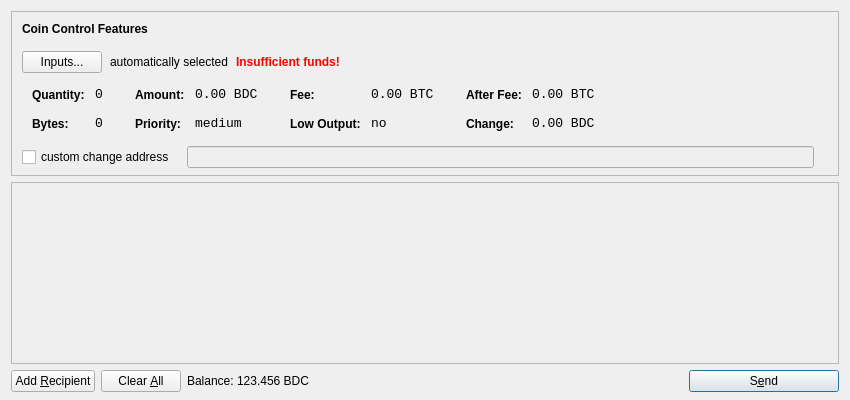
<?xml version="1.0" encoding="UTF-8"?>
<ui version="4.0">
 <class>SendCoinsDialog</class>
 <widget class="QDialog" name="SendCoinsDialog">
  <property name="geometry">
   <rect>
    <x>0</x>
    <y>0</y>
    <width>850</width>
    <height>400</height>
   </rect>
  </property>
  <property name="windowTitle">
   <string>Send Coins</string>
  </property>
  <layout class="QVBoxLayout" name="verticalLayout" stretch="0,1,0">
   <property name="bottomMargin">
    <number>8</number>
   </property>
   <item>
    <widget class="QFrame" name="frameCoinControl">
     <property name="sizePolicy">
      <sizepolicy hsizetype="Expanding" vsizetype="Expanding">
       <horstretch>0</horstretch>
       <verstretch>0</verstretch>
      </sizepolicy>
     </property>
     <property name="maximumSize">
      <size>
       <width>16777215</width>
       <height>16777215</height>
      </size>
     </property>
     <property name="frameShape">
      <enum>QFrame::StyledPanel</enum>
     </property>
     <property name="frameShadow">
      <enum>QFrame::Sunken</enum>
     </property>
     <layout class="QVBoxLayout" name="verticalLayoutCoinControl2">
      <property name="spacing">
       <number>-1</number>
      </property>
      <property name="leftMargin">
       <number>0</number>
      </property>
      <property name="topMargin">
       <number>0</number>
      </property>
      <property name="rightMargin">
       <number>0</number>
      </property>
      <property name="bottomMargin">
       <number>6</number>
      </property>
      <item>
       <layout class="QVBoxLayout" name="verticalLayoutCoinControl" stretch="0,0,0,0,1">
        <property name="spacing">
         <number>0</number>
        </property>
        <property name="leftMargin">
         <number>10</number>
        </property>
        <property name="topMargin">
         <number>10</number>
        </property>
        <item>
         <layout class="QHBoxLayout" name="horizontalLayoutCoinControl1">
          <property name="bottomMargin">
           <number>15</number>
          </property>
          <item>
           <widget class="QLabel" name="labelCoinControlFeatures">
            <property name="sizePolicy">
             <sizepolicy hsizetype="Preferred" vsizetype="Maximum">
              <horstretch>0</horstretch>
              <verstretch>0</verstretch>
             </sizepolicy>
            </property>
            <property name="font">
             <font>
              <weight>75</weight>
              <bold>true</bold>
             </font>
            </property>
            <property name="styleSheet">
             <string notr="true">font-weight:bold;</string>
            </property>
            <property name="text">
             <string>Coin Control Features</string>
            </property>
           </widget>
          </item>
         </layout>
        </item>
        <item>
         <layout class="QHBoxLayout" name="horizontalLayoutCoinControl2" stretch="0,0,0,0">
          <property name="spacing">
           <number>8</number>
          </property>
          <property name="bottomMargin">
           <number>10</number>
          </property>
          <item>
           <widget class="QPushButton" name="pushButtonCoinControl">
            <property name="styleSheet">
             <string notr="true"/>
            </property>
            <property name="text">
             <string>Inputs...</string>
            </property>
           </widget>
          </item>
          <item>
           <widget class="QLabel" name="labelCoinControlAutomaticallySelected">
            <property name="text">
             <string>automatically selected</string>
            </property>
            <property name="margin">
             <number>5</number>
            </property>
           </widget>
          </item>
          <item>
           <widget class="QLabel" name="labelCoinControlInsuffFunds">
            <property name="font">
             <font>
              <weight>75</weight>
              <bold>true</bold>
             </font>
            </property>
            <property name="styleSheet">
             <string notr="true">color:red;font-weight:bold;</string>
            </property>
            <property name="text">
             <string>Insufficient funds!</string>
            </property>
            <property name="margin">
             <number>5</number>
            </property>
           </widget>
          </item>
          <item>
           <spacer name="horizontalSpacerCoinControl">
            <property name="orientation">
             <enum>Qt::Horizontal</enum>
            </property>
            <property name="sizeHint" stdset="0">
             <size>
              <width>40</width>
              <height>1</height>
             </size>
            </property>
           </spacer>
          </item>
         </layout>
        </item>
        <item>
         <widget class="QWidget" name="widgetCoinControl" native="true">
          <property name="sizePolicy">
           <sizepolicy hsizetype="Preferred" vsizetype="Preferred">
            <horstretch>0</horstretch>
            <verstretch>0</verstretch>
           </sizepolicy>
          </property>
          <property name="minimumSize">
           <size>
            <width>0</width>
            <height>0</height>
           </size>
          </property>
          <property name="styleSheet">
           <string notr="true"/>
          </property>
          <layout class="QHBoxLayout" name="horizontalLayoutCoinControl5">
           <property name="margin">
            <number>0</number>
           </property>
           <item>
            <layout class="QHBoxLayout" name="horizontalLayoutCoinControl3" stretch="0,0,0,1">
             <property name="spacing">
              <number>20</number>
             </property>
             <property name="topMargin">
              <number>0</number>
             </property>
             <property name="bottomMargin">
              <number>10</number>
             </property>
             <item>
              <layout class="QFormLayout" name="formLayoutCoinControl1">
               <property name="horizontalSpacing">
                <number>10</number>
               </property>
               <property name="verticalSpacing">
                <number>14</number>
               </property>
               <property name="leftMargin">
                <number>10</number>
               </property>
               <property name="topMargin">
                <number>4</number>
               </property>
               <property name="rightMargin">
                <number>6</number>
               </property>
               <item row="0" column="0">
                <widget class="QLabel" name="labelCoinControlQuantityText">
                 <property name="styleSheet">
                  <string notr="true">font-weight:bold;</string>
                 </property>
                 <property name="text">
                  <string>Quantity:</string>
                 </property>
                 <property name="margin">
                  <number>0</number>
                 </property>
                </widget>
               </item>
               <item row="0" column="1">
                <widget class="QLabel" name="labelCoinControlQuantity">
                 <property name="font">
                  <font>
                   <family>Monospace</family>
                   <pointsize>10</pointsize>
                  </font>
                 </property>
                 <property name="cursor">
                  <cursorShape>IBeamCursor</cursorShape>
                 </property>
                 <property name="contextMenuPolicy">
                  <enum>Qt::ActionsContextMenu</enum>
                 </property>
                 <property name="text">
                  <string notr="true">0</string>
                 </property>
                 <property name="margin">
                  <number>0</number>
                 </property>
                 <property name="textInteractionFlags">
                  <set>Qt::LinksAccessibleByMouse|Qt::TextSelectableByKeyboard|Qt::TextSelectableByMouse</set>
                 </property>
                </widget>
               </item>
               <item row="1" column="0">
                <widget class="QLabel" name="labelCoinControlBytesText">
                 <property name="styleSheet">
                  <string notr="true">font-weight:bold;</string>
                 </property>
                 <property name="text">
                  <string>Bytes:</string>
                 </property>
                </widget>
               </item>
               <item row="1" column="1">
                <widget class="QLabel" name="labelCoinControlBytes">
                 <property name="font">
                  <font>
                   <family>Monospace</family>
                   <pointsize>10</pointsize>
                  </font>
                 </property>
                 <property name="cursor">
                  <cursorShape>IBeamCursor</cursorShape>
                 </property>
                 <property name="contextMenuPolicy">
                  <enum>Qt::ActionsContextMenu</enum>
                 </property>
                 <property name="text">
                  <string notr="true">0</string>
                 </property>
                 <property name="textInteractionFlags">
                  <set>Qt::LinksAccessibleByMouse|Qt::TextSelectableByKeyboard|Qt::TextSelectableByMouse</set>
                 </property>
                </widget>
               </item>
              </layout>
             </item>
             <item>
              <layout class="QFormLayout" name="formLayoutCoinControl2">
               <property name="horizontalSpacing">
                <number>10</number>
               </property>
               <property name="verticalSpacing">
                <number>14</number>
               </property>
               <property name="leftMargin">
                <number>6</number>
               </property>
               <property name="topMargin">
                <number>4</number>
               </property>
               <property name="rightMargin">
                <number>6</number>
               </property>
               <item row="0" column="0">
                <widget class="QLabel" name="labelCoinControlAmountText">
                 <property name="styleSheet">
                  <string notr="true">font-weight:bold;</string>
                 </property>
                 <property name="text">
                  <string>Amount:</string>
                 </property>
                 <property name="margin">
                  <number>0</number>
                 </property>
                </widget>
               </item>
               <item row="0" column="1">
                <widget class="QLabel" name="labelCoinControlAmount">
                 <property name="font">
                  <font>
                   <family>Monospace</family>
                   <pointsize>10</pointsize>
                  </font>
                 </property>
                 <property name="cursor">
                  <cursorShape>IBeamCursor</cursorShape>
                 </property>
                 <property name="contextMenuPolicy">
                  <enum>Qt::ActionsContextMenu</enum>
                 </property>
                 <property name="text">
                  <string notr="true">0.00 BDC</string>
                 </property>
                 <property name="textInteractionFlags">
                  <set>Qt::LinksAccessibleByMouse|Qt::TextSelectableByKeyboard|Qt::TextSelectableByMouse</set>
                 </property>
                </widget>
               </item>
               <item row="1" column="0">
                <widget class="QLabel" name="labelCoinControlPriorityText">
                 <property name="styleSheet">
                  <string notr="true">font-weight:bold;</string>
                 </property>
                 <property name="text">
                  <string>Priority:</string>
                 </property>
                </widget>
               </item>
               <item row="1" column="1">
                <widget class="QLabel" name="labelCoinControlPriority">
                 <property name="font">
                  <font>
                   <family>Monospace</family>
                   <pointsize>10</pointsize>
                  </font>
                 </property>
                 <property name="cursor">
                  <cursorShape>IBeamCursor</cursorShape>
                 </property>
                 <property name="contextMenuPolicy">
                  <enum>Qt::ActionsContextMenu</enum>
                 </property>
                 <property name="text">
                  <string>medium</string>
                 </property>
                 <property name="textInteractionFlags">
                  <set>Qt::LinksAccessibleByMouse|Qt::TextSelectableByKeyboard|Qt::TextSelectableByMouse</set>
                 </property>
                </widget>
               </item>
              </layout>
             </item>
             <item>
              <layout class="QFormLayout" name="formLayoutCoinControl3">
               <property name="horizontalSpacing">
                <number>10</number>
               </property>
               <property name="verticalSpacing">
                <number>14</number>
               </property>
               <property name="leftMargin">
                <number>6</number>
               </property>
               <property name="topMargin">
                <number>4</number>
               </property>
               <property name="rightMargin">
                <number>6</number>
               </property>
               <item row="0" column="0">
                <widget class="QLabel" name="labelCoinControlFeeText">
                 <property name="styleSheet">
                  <string notr="true">font-weight:bold;</string>
                 </property>
                 <property name="text">
                  <string>Fee:</string>
                 </property>
                 <property name="margin">
                  <number>0</number>
                 </property>
                </widget>
               </item>
               <item row="0" column="1">
                <widget class="QLabel" name="labelCoinControlFee">
                 <property name="font">
                  <font>
                   <family>Monospace</family>
                   <pointsize>10</pointsize>
                  </font>
                 </property>
                 <property name="cursor">
                  <cursorShape>IBeamCursor</cursorShape>
                 </property>
                 <property name="contextMenuPolicy">
                  <enum>Qt::ActionsContextMenu</enum>
                 </property>
                 <property name="text">
                  <string notr="true">0.00 BTC</string>
                 </property>
                 <property name="textInteractionFlags">
                  <set>Qt::LinksAccessibleByMouse|Qt::TextSelectableByKeyboard|Qt::TextSelectableByMouse</set>
                 </property>
                </widget>
               </item>
               <item row="1" column="0">
                <widget class="QLabel" name="labelCoinControlLowOutputText">
                 <property name="styleSheet">
                  <string notr="true">font-weight:bold;</string>
                 </property>
                 <property name="text">
                  <string>Low Output:</string>
                 </property>
                </widget>
               </item>
               <item row="1" column="1">
                <widget class="QLabel" name="labelCoinControlLowOutput">
                 <property name="font">
                  <font>
                   <family>Monospace</family>
                   <pointsize>10</pointsize>
                  </font>
                 </property>
                 <property name="cursor">
                  <cursorShape>IBeamCursor</cursorShape>
                 </property>
                 <property name="contextMenuPolicy">
                  <enum>Qt::ActionsContextMenu</enum>
                 </property>
                 <property name="text">
                  <string>no</string>
                 </property>
                 <property name="textInteractionFlags">
                  <set>Qt::LinksAccessibleByMouse|Qt::TextSelectableByKeyboard|Qt::TextSelectableByMouse</set>
                 </property>
                </widget>
               </item>
              </layout>
             </item>
             <item>
              <layout class="QFormLayout" name="formLayoutCoinControl4">
               <property name="horizontalSpacing">
                <number>10</number>
               </property>
               <property name="verticalSpacing">
                <number>14</number>
               </property>
               <property name="leftMargin">
                <number>6</number>
               </property>
               <property name="topMargin">
                <number>4</number>
               </property>
               <property name="rightMargin">
                <number>6</number>
               </property>
               <item row="0" column="0">
                <widget class="QLabel" name="labelCoinControlAfterFeeText">
                 <property name="styleSheet">
                  <string notr="true">font-weight:bold;</string>
                 </property>
                 <property name="text">
                  <string>After Fee:</string>
                 </property>
                 <property name="margin">
                  <number>0</number>
                 </property>
                </widget>
               </item>
               <item row="0" column="1">
                <widget class="QLabel" name="labelCoinControlAfterFee">
                 <property name="font">
                  <font>
                   <family>Monospace</family>
                   <pointsize>10</pointsize>
                  </font>
                 </property>
                 <property name="cursor">
                  <cursorShape>IBeamCursor</cursorShape>
                 </property>
                 <property name="contextMenuPolicy">
                  <enum>Qt::ActionsContextMenu</enum>
                 </property>
                 <property name="text">
                  <string notr="true">0.00 BTC</string>
                 </property>
                 <property name="textInteractionFlags">
                  <set>Qt::LinksAccessibleByMouse|Qt::TextSelectableByKeyboard|Qt::TextSelectableByMouse</set>
                 </property>
                </widget>
               </item>
               <item row="1" column="0">
                <widget class="QLabel" name="labelCoinControlChangeText">
                 <property name="styleSheet">
                  <string notr="true">font-weight:bold;</string>
                 </property>
                 <property name="text">
                  <string>Change:</string>
                 </property>
                </widget>
               </item>
               <item row="1" column="1">
                <widget class="QLabel" name="labelCoinControlChange">
                 <property name="font">
                  <font>
                   <family>Monospace</family>
                   <pointsize>10</pointsize>
                  </font>
                 </property>
                 <property name="cursor">
                  <cursorShape>IBeamCursor</cursorShape>
                 </property>
                 <property name="contextMenuPolicy">
                  <enum>Qt::ActionsContextMenu</enum>
                 </property>
                 <property name="text">
                  <string notr="true">0.00 BDC</string>
                 </property>
                 <property name="textInteractionFlags">
                  <set>Qt::LinksAccessibleByMouse|Qt::TextSelectableByKeyboard|Qt::TextSelectableByMouse</set>
                 </property>
                </widget>
               </item>
              </layout>
             </item>
            </layout>
           </item>
          </layout>
         </widget>
        </item>
        <item>
         <layout class="QHBoxLayout" name="horizontalLayoutCoinControl4" stretch="0,0,0">
          <property name="spacing">
           <number>12</number>
          </property>
          <property name="sizeConstraint">
           <enum>QLayout::SetDefaultConstraint</enum>
          </property>
          <property name="topMargin">
           <number>5</number>
          </property>
          <property name="rightMargin">
           <number>5</number>
          </property>
          <item>
           <widget class="QCheckBox" name="checkBoxCoinControlChange">
            <property name="text">
             <string>custom change address</string>
            </property>
           </widget>
          </item>
          <item>
           <widget class="QLineEdit" name="lineEditCoinControlChange">
            <property name="enabled">
             <bool>false</bool>
            </property>
            <property name="sizePolicy">
             <sizepolicy hsizetype="Expanding" vsizetype="Fixed">
              <horstretch>0</horstretch>
              <verstretch>0</verstretch>
             </sizepolicy>
            </property>
           </widget>
          </item>
          <item>
           <widget class="QLabel" name="labelCoinControlChangeLabel">
            <property name="sizePolicy">
             <sizepolicy hsizetype="Preferred" vsizetype="Expanding">
              <horstretch>0</horstretch>
              <verstretch>0</verstretch>
             </sizepolicy>
            </property>
            <property name="minimumSize">
             <size>
              <width>0</width>
              <height>0</height>
             </size>
            </property>
            <property name="text">
             <string/>
            </property>
            <property name="margin">
             <number>3</number>
            </property>
           </widget>
          </item>
         </layout>
        </item>
        <item>
         <spacer name="verticalSpacerCoinControl">
          <property name="orientation">
           <enum>Qt::Vertical</enum>
          </property>
          <property name="sizeHint" stdset="0">
           <size>
            <width>800</width>
            <height>1</height>
           </size>
          </property>
         </spacer>
        </item>
       </layout>
      </item>
     </layout>
    </widget>
   </item>
   <item>
    <widget class="QScrollArea" name="scrollArea">
     <property name="widgetResizable">
      <bool>true</bool>
     </property>
     <widget class="QWidget" name="scrollAreaWidgetContents">
      <property name="geometry">
       <rect>
        <x>0</x>
        <y>0</y>
        <width>830</width>
        <height>165</height>
       </rect>
      </property>
      <layout class="QVBoxLayout" name="verticalLayout_2">
       <property name="margin">
        <number>0</number>
       </property>
       <item>
        <layout class="QVBoxLayout" name="entries">
         <property name="spacing">
          <number>6</number>
         </property>
        </layout>
       </item>
       <item>
        <spacer name="verticalSpacer">
         <property name="orientation">
          <enum>Qt::Vertical</enum>
         </property>
         <property name="sizeHint" stdset="0">
          <size>
           <width>20</width>
           <height>40</height>
          </size>
         </property>
        </spacer>
       </item>
      </layout>
     </widget>
    </widget>
   </item>
   <item>
    <layout class="QHBoxLayout" name="horizontalLayout">
     <item>
      <widget class="QPushButton" name="addButton">
       <property name="toolTip">
        <string>Send to multiple recipients at once</string>
       </property>
       <property name="text">
        <string>Add &amp;Recipient</string>
       </property>
       <property name="icon">
        <iconset resource="../bitcoin.qrc">
         <normaloff>:/icons/add</normaloff>:/icons/add</iconset>
       </property>
       <property name="autoDefault">
        <bool>false</bool>
       </property>
      </widget>
     </item>
     <item>
      <widget class="QPushButton" name="clearButton">
       <property name="sizePolicy">
        <sizepolicy hsizetype="Minimum" vsizetype="Fixed">
         <horstretch>0</horstretch>
         <verstretch>0</verstretch>
        </sizepolicy>
       </property>
       <property name="toolTip">
        <string>Remove all transaction fields</string>
       </property>
       <property name="text">
        <string>Clear &amp;All</string>
       </property>
       <property name="icon">
        <iconset resource="../bitcoin.qrc">
         <normaloff>:/icons/remove</normaloff>:/icons/remove</iconset>
       </property>
       <property name="autoRepeatDelay">
        <number>300</number>
       </property>
       <property name="autoDefault">
        <bool>false</bool>
       </property>
      </widget>
     </item>
     <item>
      <layout class="QHBoxLayout" name="horizontalLayout_2">
       <property name="spacing">
        <number>3</number>
       </property>
       <item>
        <widget class="QLabel" name="label">
         <property name="text">
          <string>Balance:</string>
         </property>
        </widget>
       </item>
       <item>
        <widget class="QLabel" name="labelBalance">
         <property name="cursor">
          <cursorShape>IBeamCursor</cursorShape>
         </property>
         <property name="text">
          <string>123.456 BDC</string>
         </property>
         <property name="textInteractionFlags">
          <set>Qt::LinksAccessibleByMouse|Qt::TextSelectableByKeyboard|Qt::TextSelectableByMouse</set>
         </property>
        </widget>
       </item>
      </layout>
     </item>
     <item>
      <spacer name="horizontalSpacer">
       <property name="orientation">
        <enum>Qt::Horizontal</enum>
       </property>
       <property name="sizeHint" stdset="0">
        <size>
         <width>40</width>
         <height>20</height>
        </size>
       </property>
      </spacer>
     </item>
     <item>
      <widget class="QPushButton" name="sendButton">
       <property name="minimumSize">
        <size>
         <width>150</width>
         <height>0</height>
        </size>
       </property>
       <property name="toolTip">
        <string>Confirm the send action</string>
       </property>
       <property name="text">
        <string>S&amp;end</string>
       </property>
       <property name="icon">
        <iconset resource="../bitcoin.qrc">
         <normaloff>:/icons/send</normaloff>:/icons/send</iconset>
       </property>
       <property name="default">
        <bool>true</bool>
       </property>
      </widget>
     </item>
    </layout>
   </item>
  </layout>
 </widget>
 <resources>
  <include location="../bitcoin.qrc"/>
 </resources>
 <connections/>
</ui>
